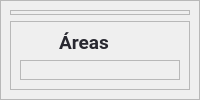
               <widget class="QWidget" name="deposito_subpage">
                <layout class="QVBoxLayout" name="verticalLayout_4">
                 <property name="spacing">
                  <number>0</number>
                 </property>
                 <property name="leftMargin">
                  <number>0</number>
                 </property>
                 <property name="topMargin">
                  <number>0</number>
                 </property>
                 <property name="rightMargin">
                  <number>0</number>
                 </property>
                 <property name="bottomMargin">
                  <number>0</number>
                 </property>
                 <item>
                  <widget class="QFrame" name="frame_6">
                   <property name="frameShape">
                    <enum>QFrame::StyledPanel</enum>
                   </property>
                   <property name="frameShadow">
                    <enum>QFrame::Raised</enum>
                   </property>
                   <layout class="QVBoxLayout" name="verticalLayout_6">
                    <item>
                     <widget class="QFrame" name="frame_13">
                      <property name="maximumSize">
                       <size>
                        <width>200</width>
                        <height>100</height>
                       </size>
                      </property>
                      <property name="frameShape">
                       <enum>QFrame::StyledPanel</enum>
                      </property>
                      <property name="frameShadow">
                       <enum>QFrame::Raised</enum>
                      </property>
                      <widget class="QLabel" name="label_9">
                       <property name="geometry">
                        <rect>
                         <x>0</x>
                         <y>30</y>
                         <width>128</width>
                         <height>40</height>
                        </rect>
                       </property>
                       <property name="minimumSize">
                        <size>
                         <width>128</width>
                         <height>0</height>
                        </size>
                       </property>
                       <property name="maximumSize">
                        <size>
                         <width>120</width>
                         <height>40</height>
                        </size>
                       </property>
                       <property name="font">
                        <font>
                         <family>Roboto</family>
                         <pointsize>17</pointsize>
                         <weight>75</weight>
                         <bold>true</bold>
                        </font>
                       </property>
                       <property name="styleSheet">
                        <string notr="true">color: #282830 ;
</string>
                       </property>
                       <property name="text">
                        <string>Depósito</string>
                       </property>
                       <property name="alignment">
                        <set>Qt::AlignCenter</set>
                       </property>
                      </widget>
                     </widget>
                    </item>
                    <item>
                     <widget class="QFrame" name="frame_14">
                      <property name="frameShape">
                       <enum>QFrame::StyledPanel</enum>
                      </property>
                      <property name="frameShadow">
                       <enum>QFrame::Raised</enum>
                      </property>
                      <layout class="QVBoxLayout" name="verticalLayout_8">
                       <item>
                        <widget class="QLabel" name="label_12">
                         <property name="minimumSize">
                          <size>
                           <width>128</width>
                           <height>0</height>
                          </size>
                         </property>
                         <property name="maximumSize">
                          <size>
                           <width>120</width>
                           <height>40</height>
                          </size>
                         </property>
                         <property name="font">
                          <font>
                           <family>Roboto</family>
                           <pointsize>14</pointsize>
                           <weight>75</weight>
                           <bold>true</bold>
                          </font>
                         </property>
                         <property name="styleSheet">
                          <string notr="true">color: #282830 ;
</string>
                         </property>
                         <property name="text">
                          <string>Áreas</string>
                         </property>
                         <property name="alignment">
                          <set>Qt::AlignCenter</set>
                         </property>
                        </widget>
                       </item>
                       <item alignment="Qt::AlignTop">
                        <widget class="QFrame" name="frame_5">
                         <property name="frameShape">
                          <enum>QFrame::StyledPanel</enum>
                         </property>
                         <property name="frameShadow">
                          <enum>QFrame::Raised</enum>
                         </property>
                         <layout class="QVBoxLayout" name="verticalLayout_7"/>
                        </widget>
                       </item>
                      </layout>
                     </widget>
                    </item>
                   </layout>
                  </widget>
                 </item>
                </layout>
               </widget>
